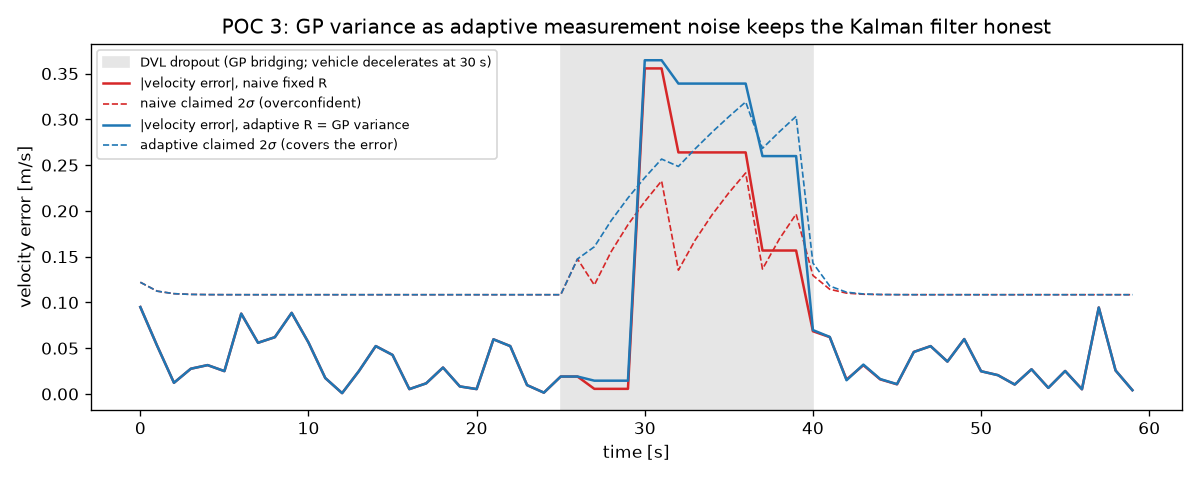

The script that saved this image:
# /// script
# requires-python = ">=3.10"
# dependencies = ["numpy", "scikit-learn", "matplotlib"]
# ///
"""POC 3 — The key integration seam: GP output as a Kalman measurement with
adaptive R.

The implementation plan's central claim (implementation/00) is that a GP needs
ZERO changes to the existing EKF, because the EKF already accepts a
per-measurement covariance.  The GP simply supplies (mean, variance) pairs:

    measurement value   = GP posterior mean
    measurement noise R = GP posterior variance   <- "adaptive R"

This POC shows why the variance matters.  A toy 1-D vehicle integrates
velocity into position.  The DVL drops out for 15 s and -- worst case -- the
vehicle DECELERATES during the blackout, so the GP's bridged velocity is
smoothly wrong (it cannot know about the manoeuvre).  We fuse the identical
bridge values two ways:

  (a) naive   : fixed R, as if bridged values were as good as real DVL
  (b) adaptive: R = GP variance, so trust decays through the gap

Both filters end up off course -- that is unavoidable without a sensor.  The
difference is HONESTY: the adaptive filter's reported uncertainty covers its
actual error, while the naive filter claims centimetre confidence while being
metres wrong.  Downstream consumers (guidance, operator display) live or die
by that difference.

Run:  uv run poc_03_gp_feeds_kalman.py
"""
import numpy as np
import matplotlib

matplotlib.use("Agg")
import matplotlib.pyplot as plt
from sklearn.gaussian_process import GaussianProcessRegressor
from sklearn.gaussian_process.kernels import ConstantKernel, Matern, WhiteKernel

rng = np.random.default_rng(3)

# --- 1. Truth: cruise at 1.0 m/s, then decelerate to 0.65 m/s at t = 30 s --
#     in the MIDDLE of the DVL blackout (25..40 s), where no sensor sees it.
#     (A manoeuvre of this size is consistent with the GP's prior of 0.3 m/s
#     signal std; a wilder one would defeat the GP's own uncertainty too.)
dt = 1.0
t = np.arange(0.0, 60.0, dt)
v_true = np.where(t < 30.0, 1.0, 0.65)
x_true = np.cumsum(v_true) * dt

# --- 2. DVL stream with the dropout; GP fitted on the surviving samples
#     (fixed, physically-sensible hyperparameters -- see POC 2 for why).
noise_std = 0.08
v_dvl = v_true + rng.normal(0.0, noise_std, t.shape)
have_dvl = ~((t > 25.0) & (t < 40.0))
v_cruise = np.mean(v_dvl[have_dvl])
kernel = (ConstantKernel(0.3**2, constant_value_bounds="fixed")
          * Matern(length_scale=5.0, nu=1.5, length_scale_bounds="fixed")
          + WhiteKernel(noise_level=noise_std**2, noise_level_bounds="fixed"))
gp = GaussianProcessRegressor(kernel=kernel)
gp.fit(t[have_dvl].reshape(-1, 1), v_dvl[have_dvl] - v_cruise)
gp_mean, gp_std = gp.predict(t.reshape(-1, 1), return_std=True)
gp_mean += v_cruise

# --- 3. A deliberately tiny Kalman filter.  State: [position, velocity].
#     Prediction = constant velocity + white acceleration noise; measurement
#     = velocity only (exactly the DVL's role in the real stack).
F = np.array([[1.0, dt], [0.0, 1.0]])
q = 0.05**2                                   # accel noise density [(m/s^2)^2]
Q = q * np.array([[dt**3 / 3, dt**2 / 2], [dt**2 / 2, dt]])
H = np.array([[0.0, 1.0]])


def run_kf(meas, meas_var, has_meas):
    """Standard KF; meas_var[k] is the (possibly adaptive) R at step k;
    steps with has_meas[k] == False just propagate (no update)."""
    x, P = np.array([0.0, 1.0]), np.diag([1e-4, noise_std**2])
    xs, Ps = [], []
    for k in range(len(meas)):
        x, P = F @ x, F @ P @ F.T + Q                       # predict
        if has_meas[k]:
            S = (H @ P @ H.T)[0, 0] + meas_var[k]           # innovation var
            K = (P @ H.T / S).ravel()                       # gain
            x = x + K * (meas[k] - x[1])                    # update
            P = P - np.outer(K, H @ P)
        xs.append(x.copy()); Ps.append(P.copy())
    return np.array(xs), np.array(Ps)


# --- 4. Both filters consume the SAME values: real DVL every second when
#     present, and inside the gap a GP bridge sample every 5 s (roughly the
#     GP's lengthscale).  Injecting bridges MORE often would feed the filter
#     the same smoothly-wrong value again and again -- time-correlated errors
#     that per-step white R cannot express (the reason implementation/00 caps
#     bridging with `max_bridge_s`).  Only the trust differs between filters:
bridge = ~have_dvl & (t.astype(int) % 5 == 2)               # t = 27, 32, 37 s
has_meas = have_dvl | bridge
meas = np.where(have_dvl, v_dvl, gp_mean)
R_naive = np.full_like(t, noise_std**2)                     # (a) constant trust
R_adapt = np.where(have_dvl, noise_std**2, gp_std**2)       # (b) GP-supplied trust

xs_naive, Ps_naive = run_kf(meas, R_naive, has_meas)
xs_adapt, Ps_adapt = run_kf(meas, R_adapt, has_meas)

# --- 5. Honesty check on the VELOCITY state (the quantity the GP measures):
#     is the actual error inside the filter's own claimed 2-sigma?  Report the
#     worst error/claim ratio over the run (<= 1 means the filter never lied).
#     Position honesty is a harder ask for BOTH filters: position error is the
#     INTEGRAL of the correlated velocity errors, so it is reported for
#     context only.
err_naive = np.abs(xs_naive[:, 1] - v_true)
err_adapt = np.abs(xs_adapt[:, 1] - v_true)
sig_naive = 2 * np.sqrt(Ps_naive[:, 1, 1])
sig_adapt = 2 * np.sqrt(Ps_adapt[:, 1, 1])
print(f"peak position error       naive: {np.abs(xs_naive[:,0]-x_true).max():5.2f} m | "
      f"adaptive: {np.abs(xs_adapt[:,0]-x_true).max():5.2f} m  (drift: unavoidable without a sensor)")
print(f"worst velocity error/2s   naive: {np.max(err_naive/sig_naive):5.1f}x | "
      f"adaptive: {np.max(err_adapt/sig_adapt):5.1f}x   (<=1 = honest)")

# --- 6. Plot: each filter's claimed velocity 2-sigma vs its actual error.
fig, ax = plt.subplots(figsize=(10, 4))
ax.axvspan(25, 40, color="0.9", label="DVL dropout (GP bridging; vehicle decelerates at 30 s)")
ax.plot(t, err_naive, "C3", label="|velocity error|, naive fixed R")
ax.plot(t, sig_naive, "C3--", lw=1, label="naive claimed 2$\\sigma$ (overconfident)")
ax.plot(t, err_adapt, "C0", label="|velocity error|, adaptive R = GP variance")
ax.plot(t, sig_adapt, "C0--", lw=1, label="adaptive claimed 2$\\sigma$ (covers the error)")
ax.set(xlabel="time [s]", ylabel="velocity error [m/s]",
       title="POC 3: GP variance as adaptive measurement noise keeps the Kalman filter honest")
ax.legend(loc="upper left", fontsize=8)
fig.tight_layout()
fig.savefig("poc_03_gp_feeds_kalman.png", dpi=120)
print("saved poc_03_gp_feeds_kalman.png")
